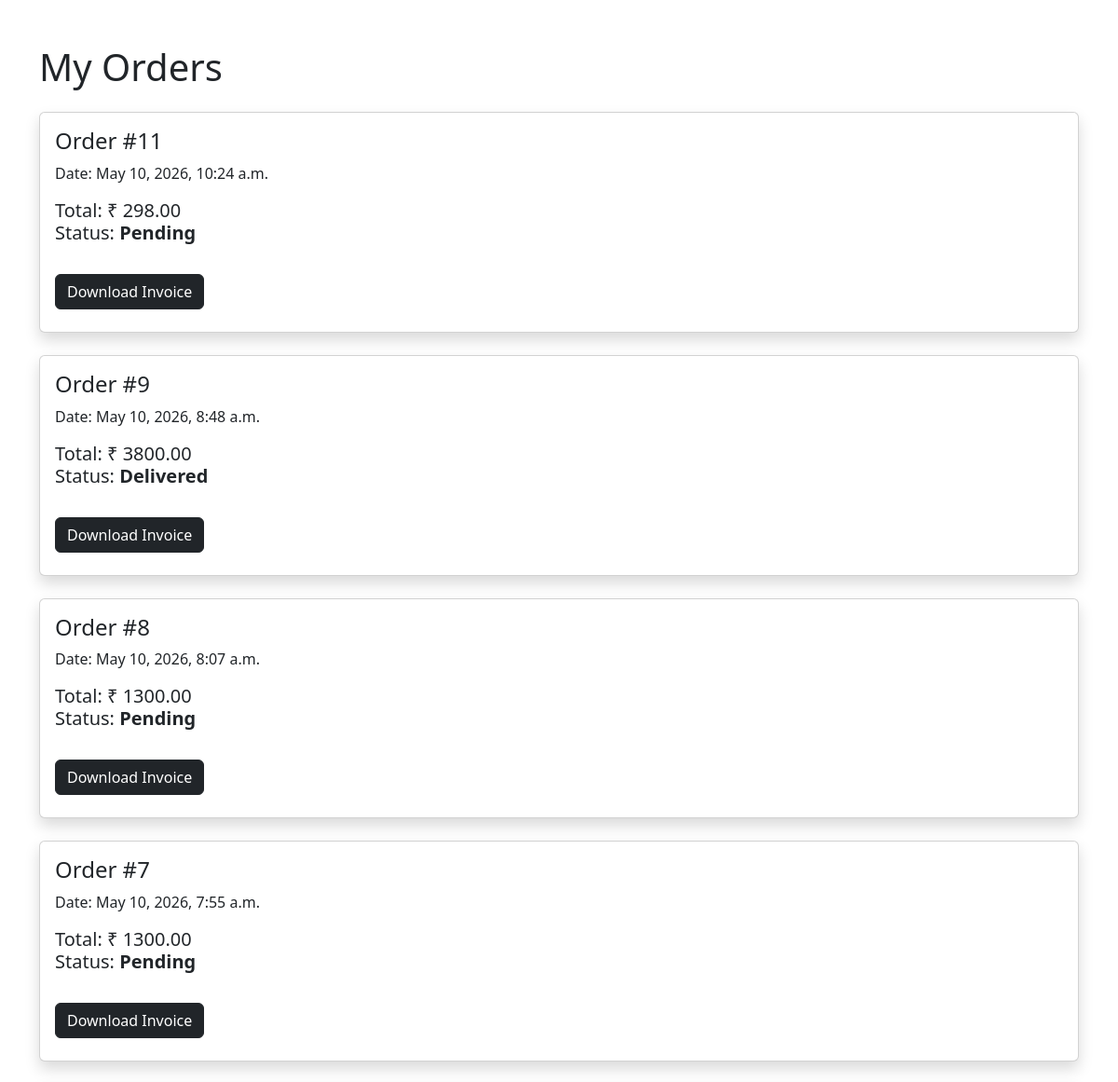
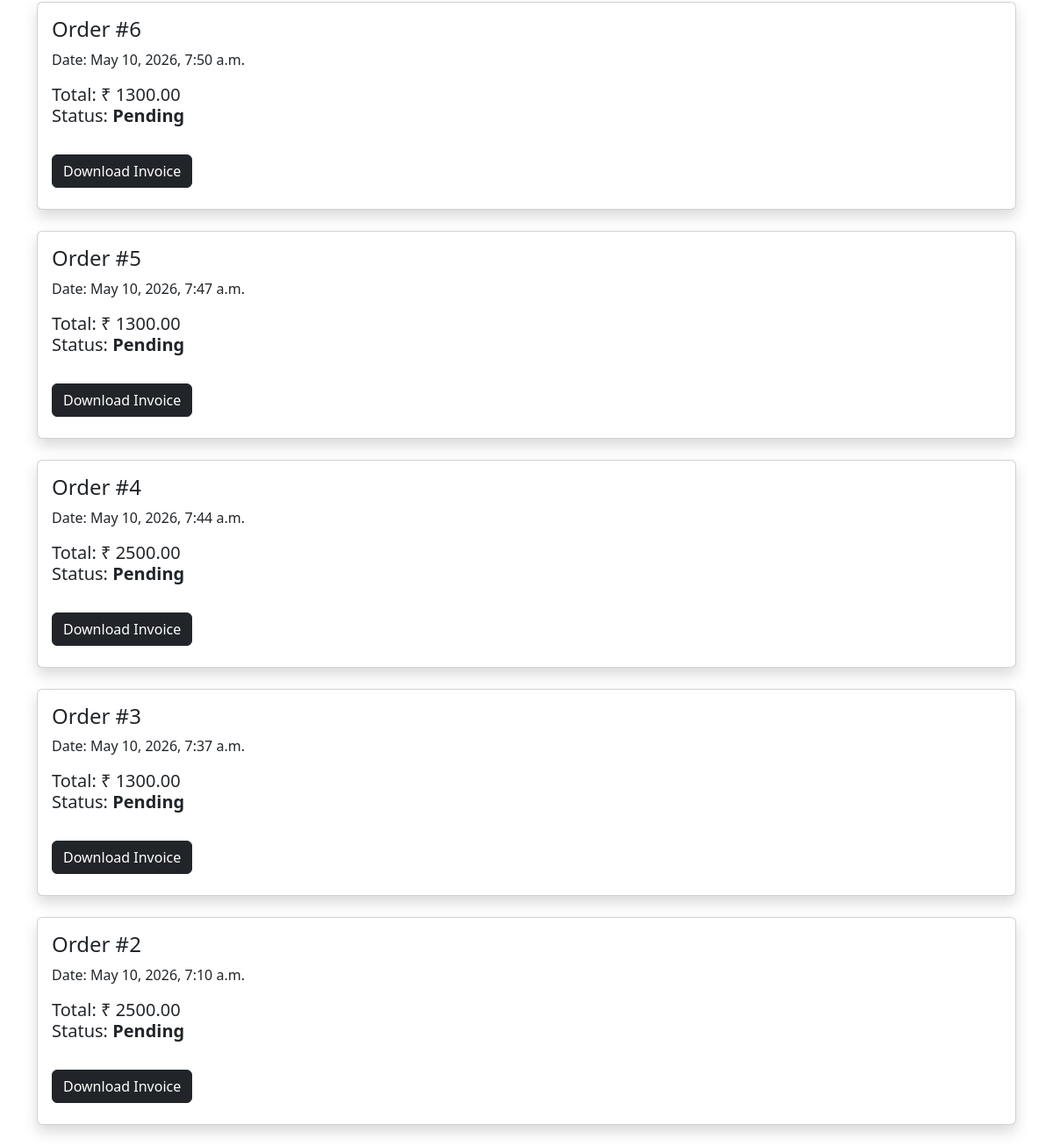
Screenshot of /orders/ (signed in) with the database file from the repository (2 pictures, top to bottom).
### store/models.py (models this page shows)
class Order(models.Model):
   STATUS_CHOICES = (
    ('Pending', 'Pending'),
    ('Shipped', 'Shipped'),
    ('Delivered', 'Delivered'),
    ('Cancelled', 'Cancelled')
)
   status = models.CharField(
    max_length=20,
    choices=STATUS_CHOICES,
    default='Pending'
)
   full_name = models.CharField(max_length=200)
   phone = models.CharField(max_length=20)
   address = models.TextField()
   city = models.CharField(max_length=100)
   pincode = models.CharField(max_length=20)
   user = models.ForeignKey(
        User,
        on_delete=models.CASCADE
    )
   total_price = models.DecimalField(
        max_digits=10,
        decimal_places=2
    )
   created_at = models.DateTimeField(
        auto_now_add=True
    )

### store/views.py (the view)
# urls.py: path('orders/', views.orders, name='orders'),
def orders(request):
    if not request.user.is_authenticated:
        return redirect('/accounts/login/')
    orders = Order.objects.filter(
        user=request.user
    ).order_by('-created_at')
    return render(request, 'store/orders.html', {
        'orders': orders
    })

### store/templates/store/orders.html (shortened to what this page needs)
<!DOCTYPE html>
<html>
<head>
    <link href="https://cdn.jsdelivr.net/npm/bootstrap@5.3.0/dist/css/bootstrap.min.css"
          rel="stylesheet">
</head>
<body>
<div class="container mt-5">
    <h1 class="mb-4">
        My Orders
    </h1>
    {% for order in orders %}
    <div class="card mb-4 shadow">
        <div class="card-body">
            <h4>
                Order #{{ order.id }}
            </h4>
            <p>
                Date: {{ order.created_at }}
            </p>
            <h5>
                Total: ₹ {{ order.total_price }}
                <p>
    Status:
    <strong>
        {{ order.status }}
    </strong>
</p>
<a href="{% url 'download_invoice' order.id %}"
   class="btn btn-dark mt-3">
   Download Invoice
</a>
            </h5>
        </div>
    </div>
    {% empty %}
    <div class="alert alert-info">
        No orders yet.
    </div>
    {% endfor %}
</div>
</body>
</html>

### rows the page displays
Order: id "11", created_at "May 10, 2026, 10:24 a.m.", total_price "298.00", status "Pending"
Order: id "9", created_at "May 10, 2026, 8:48 a.m.", total_price "3800.00", status "Delivered"
Order: id "8", created_at "May 10, 2026, 8:07 a.m.", total_price "1300.00", status "Pending"
Order: id "7", created_at "May 10, 2026, 7:55 a.m.", total_price "1300.00", status "Pending"
Order: id "6", created_at "May 10, 2026, 7:50 a.m.", total_price "1300.00", status "Pending"
Order: id "5", created_at "May 10, 2026, 7:47 a.m.", total_price "1300.00", status "Pending"
Order: id "4", created_at "May 10, 2026, 7:44 a.m.", total_price "2500.00", status "Pending"
Order: id "3", created_at "May 10, 2026, 7:37 a.m.", total_price "1300.00", status "Pending"
Order: id "2", created_at "May 10, 2026, 7:10 a.m.", total_price "2500.00", status "Pending"
